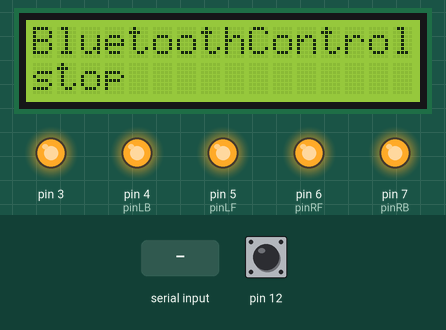
Bench run of a sketch on a simulated Arduino Uno, built with avr-gcc and run on an emulated ATmega328P. Shown: 16×2 character LCD, output pins drawn as LEDs (lit = HIGH). The inputs (shaded band) are chosen by the test bench; at power-on: pin 12 HIGH.

Above: at 1.2 s.
1.3 s: "R" received over Serial
At 2.4 s:
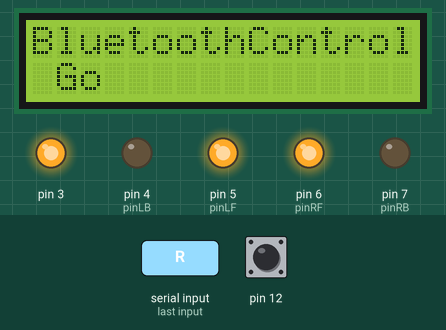
2.8 s: "L" received over Serial
At 3.9 s:
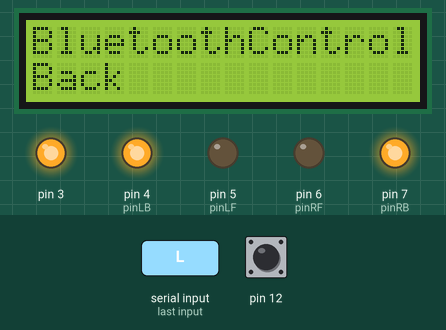
4.3 s: "F" received over Serial
At 4.8 s:
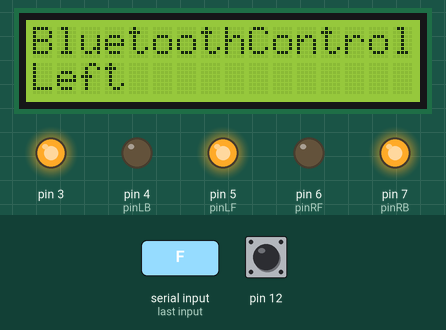
5.8 s: "B" received over Serial
At 6.9 s:
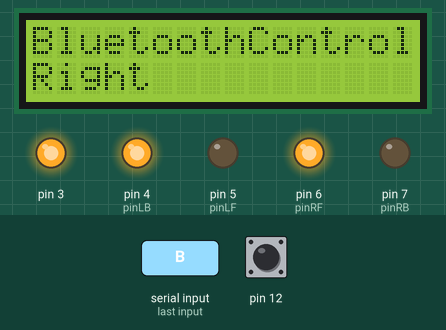
7.3 s: pin 12 pulled LOW for 0.15 s
At 8.1 s:
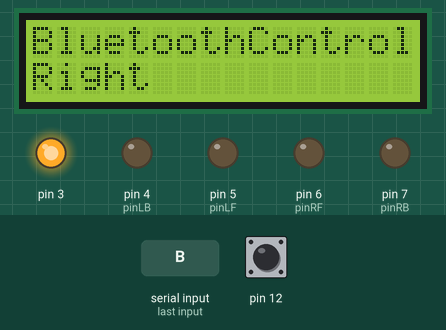
8.9 s: "S" received over Serial
At 9.4 s:
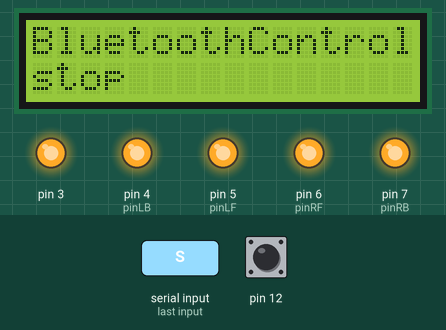
Timing chart, 0 to 11.4 s (numbered marks = the images above; inputs shaded):
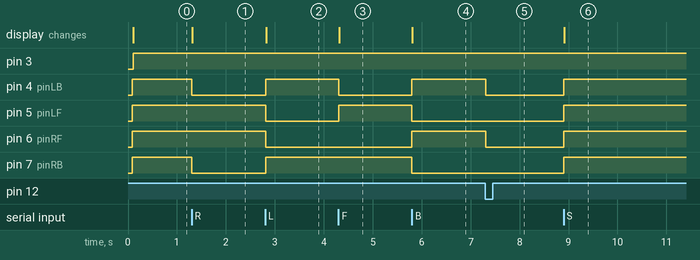

Measured:
- after the input at 1.3 s, pin 4 (pinLB), pin 7 (pinRB): HIGH → LOW at once; the display: changes at once (image 1)
- after the input at 2.8 s, pin 4 (pinLB), pin 7 (pinRB): LOW → HIGH at once; pin 5 (pinLF), pin 6 (pinRF): HIGH → LOW at once; the display: changes at once (image 2)
- after the input at 4.3 s, pin 4 (pinLB): HIGH → LOW at once; pin 5 (pinLF): LOW → HIGH at once; the display: changes at once (image 3)
- after the input at 5.8 s, pin 4 (pinLB), pin 6 (pinRF): LOW → HIGH at once; pin 5 (pinLF), pin 7 (pinRB): HIGH → LOW at once; the display: changes at once (image 4)
- after the input at 7.3 s, pin 4 (pinLB), pin 6 (pinRF): HIGH → LOW at once
- after the input at 8.9 s, pin 4 (pinLB), pin 5 (pinLF), pin 6 (pinRF), pin 7 (pinRB): LOW → HIGH at once; the display: changes at once (image 6)

The sketch:

sketch_nov16a.ino
```cpp
#include <LiquidCrystal_I2C.h>   //including the libraries of I2C-LCD1602 liquid crystal
#include <Wire.h>                //including the libraries of I2C
unsigned char Bluetooth_val;       //defining variable val
LiquidCrystal_I2C lcd(0x27,16,2);  //defining liquid crystal
//#define Lpwm_pin  5     //adjusting speed
//#define Rpwm_pin  10    //adjusting speed  //
int pinLB=4;     // defining pin2 left rear
int pinLF=5;     // defining pin4 left front
int pinRB=7;    // defining pin7 right rear
int pinRF=6;    // defining pin8 right front
unsigned char Lpwm_val = 255;
unsigned char Rpwm_val = 255;
int Car_state=0;

boolean butt_flag = 0;
boolean butt;
boolean led_flag =  0;


void M_Control_IO_config(void)
{
  pinMode(pinLB,OUTPUT); // pin 2
  pinMode(pinLF,OUTPUT); // pin 4
  pinMode(pinRB,OUTPUT); // pin 7
  pinMode(pinRF,OUTPUT); // pin 8
  pinMode(12, INPUT_PULLUP);
  pinMode(6, OUTPUT);
  pinMode(3, OUTPUT);
}

void advance()     //  going forward
    {
     digitalWrite(pinRB,LOW);  // making motor move towards right rear
     digitalWrite(pinRF,HIGH);
     digitalWrite(pinLB,LOW);  // making motor move towards left rear
     digitalWrite(pinLF,HIGH);
     Car_state = 1;
     show_state();
    }
void turnR()        //turning right(dual wheel)
    {
     digitalWrite(pinRB,LOW);  //making motor move towards right rear
     digitalWrite(pinRF,HIGH);
     digitalWrite(pinLB,HIGH);
     digitalWrite(pinLF,LOW);  //making motor move towards left front
     Car_state = 4;
     show_state();
    }
void turnL()        //turning left(dual wheel)
    {
     digitalWrite(pinRB,HIGH);
     digitalWrite(pinRF,LOW );   //making motor move towards right front
     digitalWrite(pinLB,LOW);   //making motor move towards left rear
     digitalWrite(pinLF,HIGH);
     Car_state = 3;
     show_state();
    }
void stopp()         //stop
    {
     digitalWrite(pinRB,HIGH);
     digitalWrite(pinRF,HIGH);
     digitalWrite(pinLB,HIGH);
     digitalWrite(pinLF,HIGH);
     Car_state = 5;
     show_state();
    }
void back()          //back up
    {
     digitalWrite(pinRB,HIGH);  //making motor move towards right rear
     digitalWrite(pinRF,LOW);
     digitalWrite(pinLB,HIGH);  //making motor move towards left rear
     digitalWrite(pinLF,LOW);
     Car_state = 2;
     show_state() ;
    }
void show_state(void)
{
  lcd.setCursor(0, 1);
   switch(Car_state)
   {
     case 1:lcd.print(" Go  ");
     break;
     case 2:lcd.print("Back ");
     break;
     case 3:lcd.print("Left ");
     break;
     case 4:lcd.print("Right");
     break;
     case 5:lcd.print("stop ");
     break;
     default:
     break;
   }
}
void LCD1602_init(void)            //including initialized function of liquid crystal
{
  lcd.init();  //invoking initialized function of LCD in LiquidCrystal_I2C.h
  delay(10);   //delaying for 10 millisecond
  lcd.backlight(); //open backlight of LCD1602
  lcd.clear();     //clear screen
}
void setup()
{
   LCD1602_init();
   M_Control_IO_config();

   Serial.begin(9600);   //initialized serial port , using Bluetooth as serial port, setting baud at 9600
   lcd.setCursor(0, 0);  //setting cursor in the first row and column
   lcd.print("   Wait  Sigal");
   stopp();
}
void loop()
{
   lcd.setCursor(0, 0);  //setting cursor in the first row and column
   lcd.print("BluetoothControl");

   if(Serial.available()) //to judge whether the serial port receives the data.
    {
     Bluetooth_val=Serial.read();  //reading (Bluetooth) data of serial port,giving the value of val;
    switch(Bluetooth_val)
     {
       case 'R':advance(); //UP
       break;
       case 'L': back();   //back
       break;
       case 'F':turnL();   //Left
       break;
       case 'B':turnR();  //Right
       break;
       case 'S':stopp();    //stop
       break;
     }
    }
    butt = !digitalRead(12);
    if (butt == 1 && butt_flag == 0){
      butt_flag = 1;
      digitalWrite(pinRB,LOW);
      digitalWrite(pinRF,LOW );
      digitalWrite(pinLB,LOW);
      digitalWrite(pinLF,LOW);
      led_flag = !led_flag;
  }
    if (butt == 0 && butt_flag == 1){
      butt_flag = 0;
  }
  digitalWrite(3, HIGH);
}
```
